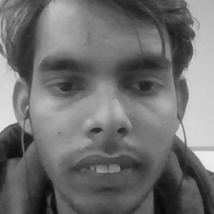
#> input picture Datasets/User.1.13.jpg, 214 x 214 px, given in place of the camera
$ jupyter execute --allow-errors Face_Recognition.ipynb   (text cells are left out)
#> lines starting #> are read from the running program, lines starting #| are printed output that depends on the picture; after the words box and inside, x2 and y2 are one past the last pixel; in counts of white or black regions, pixels touching at a corner belong together
[cell 1]
import numpy as np
from PIL import Image
import cv2
import os

[cell 2]
cap = cv2.VideoCapture(0)
cap.set(3, 640)
cap.set(4, 480)

while True:

    ret, frame = cap.read()
#> frame is the input picture: shape (214, 214, 3); min 9, max 239, mean 111.2
    gray = cv2.cvtColor(frame, cv2.COLOR_BGR2GRAY)

    cv2.imshow('frame', frame)
    cv2.imshow('gray', gray)

    k = cv2.waitKey(30) & 0xff
#> (key Esc is pressed here)

    if k == 27:
        break

cap.release()
cv2.destroyAllWindows()

[cell 3]
face_detector = cv2.CascadeClassifier(cv2.data.haarcascades + 'haarcascade_frontalface_default.xml')

[cell 4]
cap = cv2.VideoCapture(0)
cap.set(3, 640)
cap.set(4, 480)

while True:

    ret, img = cap.read()
    gray = cv2.cvtColor(img, cv2.COLOR_BGR2GRAY)
    faces = face_detector.detectMultiScale(gray, scaleFactor=1.2, minNeighbors=5, minSize=(20,20))
#> faces = [[17, 12, 183, 183]]

    for x,y,w,h in faces:
        cv2.rectangle(img, (x,y), (x+w,y+h), (255,0,0), 2)
        roi_gray = gray[y:y+h, x:x+w]
        roi_img = img[y:y+h, x:x+h]
#> this loop made 1 pass
#> pass 1, `roi_gray = gray[y:y+h, x:x+w]`:
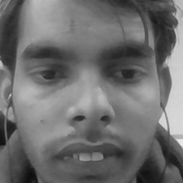
#> roi_gray: shape (183, 183); min 13, max 239, mean 109.6
#> pass 1, `roi_img = img[y:y+h, x:x+h]`:
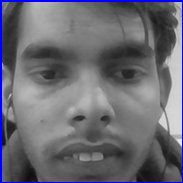
#> roi_img: shape (183, 183, 3); mean B, G, R 114.4, 106.1, 106.1
#> after the loop:
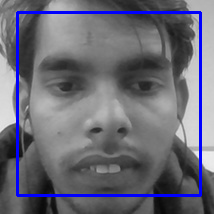
#> img: shape (214, 214, 3); 4.79% of pixels changed, all inside (x1, y1, x2, y2) = (16, 11, 202, 197)

    cv2.imshow('Video', img)
    k = cv2.waitKey(30) & 0xff
#> (key Esc is pressed here)

    if k == 27:
        break

cap.release()
cv2.destroyAllWindows()

[cell 5]
users_label_db = {}
face_id = 0

[cell 6]
cap = cv2.VideoCapture(0)
cap.set(3, 640)
cap.set(4, 480)

user_name = input('Enter Name of the user : ')
#> the answer given: Datasets/User.1.13.jpg
face_id += 1

if face_id not in users_label_db:
    users_label_db[face_id] = user_name

print('\n [INFO] Intializing Face Capture. Look at the camera and wait...')

face_count = 0

while True:

    ret, img = cap.read()
    gray = cv2.cvtColor(img, cv2.COLOR_BGR2GRAY)
    faces = face_detector.detectMultiScale(gray, scaleFactor=1.2, minNeighbors=5, minSize=(20,20))

    for x,y,w,h in faces:
        cv2.rectangle(img, (x,y), (x+w, y+h), (255,0,0), 2)
        face_count += 1
        roi_gray = gray[y:y+h, x:x+w]
        cv2.imwrite(os.path.join('Datasets', 'User.') + str(face_id) + '.' + str(face_count) + '.jpg', roi_gray)
        cv2.imshow('Image', img)
#> this loop made 1 pass
#> (x, y, w, h, face_count) on pass 1: (17, 12, 183, 183, 1)
#> after the loop, face_count = 1

    k = cv2.waitKey(30) & 0xff
#> (key Esc is pressed here)
    if k == 27 :
        break
    elif face_count >= 30:
        break

print('\n [INFO] Exiting Program and cleanup stuff')

cap.release()
cv2.destroyAllWindows()

[cell 7]
for name,face_id in users_label_db.items():
    print(name, face_id)

[cell 8]
path_for_dataset = 'Datasets'

[cell 9]
face_recognizer = cv2.face.LBPHFaceRecognizer_create()

[cell 10]
print('\n [INFO] Training Faces to the Face Recognizer')

image_paths = [os.path.join(path_for_dataset, file) for file in os.listdir(path_for_dataset)]

face_samples = []
face_ids = []

for image_path in image_paths:

    PIL_img = Image.open(image_path).convert('L')
    img_numpy = np.array(PIL_img, 'uint8')

    face_id = int(os.path.split(image_path)[-1].split('.')[1])
#> face_id = 1
    faces = face_detector.detectMultiScale(img_numpy)
#> faces = [[4, 4, 172, 172]]

    for x,y,w,h in faces:
        face_samples.append(img_numpy[y:y+h, x:x+w])
        face_ids.append(face_id)
#> this loop made 1 pass
#> after the loop, face_ids = [1]; face_samples = 1 item

face_recognizer.train(face_samples, np.array(face_ids))
#> (the rest of this cell did not finish here and is left out)
